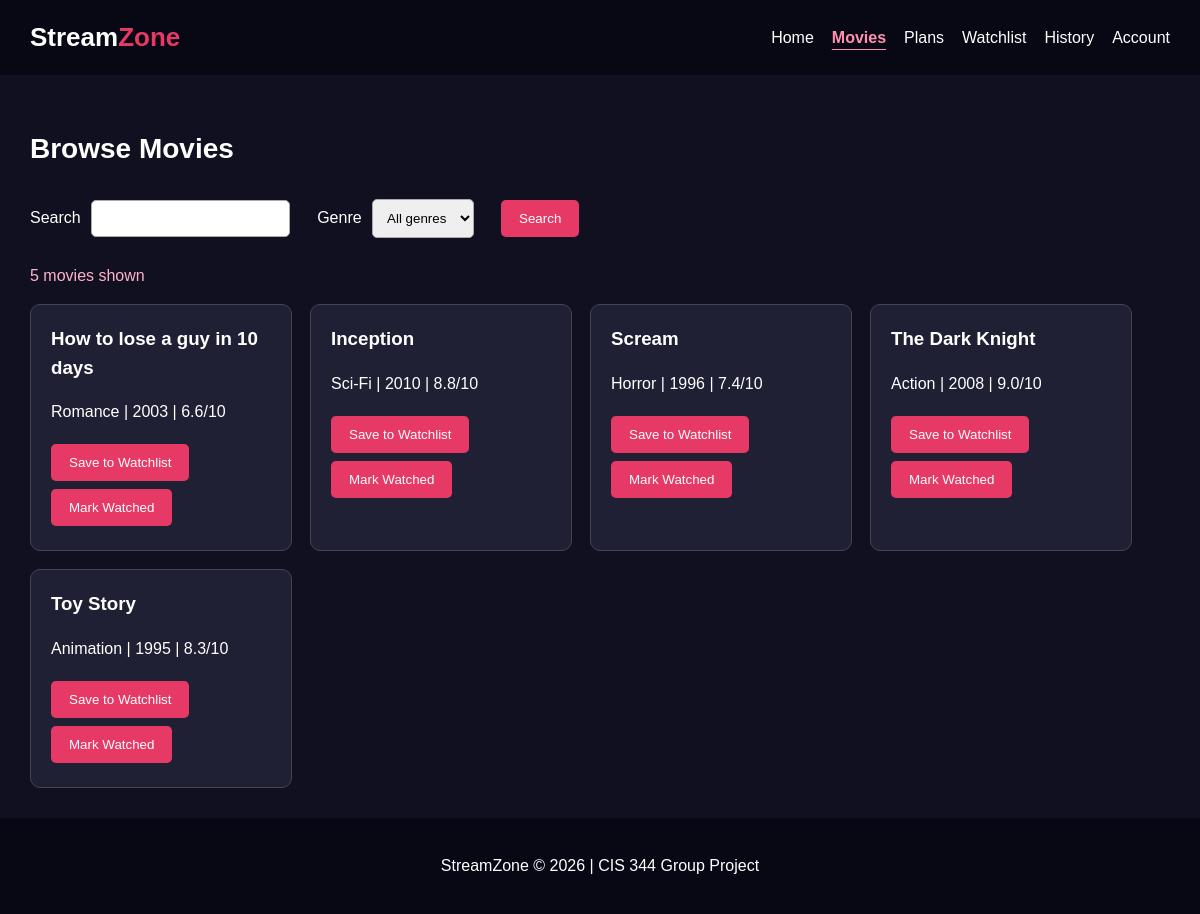
The app's page /movies.php with its own data.
### tables this page shows
CREATE TABLE movies (
 movie_id INT AUTO_INCREMENT PRIMARY KEY,
 title VARCHAR(100) NOT NULL,
 genre VARCHAR(50) NOT NULL,
 release_year INT NOT NULL,
 rating DECIMAL(3,1) NOT NULL
);

### movies.php (the view, shortened to what this page needs)
<?php
$pageTitle='Movies'; require __DIR__.'/includes/header.php'; $message='';
$search=trim($_GET['search'] ?? ''); $genre=trim($_GET['genre'] ?? '');
$sql='SELECT movie_id,title,genre,release_year,rating FROM movies WHERE title LIKE ?'; $params=['%'.$search.'%'];
$sql.=' ORDER BY title'; $s=$pdo->prepare($sql); $s->execute($params); $movies=$s->fetchAll();
?>
<section><h2>Browse Movies</h2><?php if($message): ?><p class="message"><?= e($message) ?></p><?php endif; ?>
<form method="get" class="search-area"><label>Search <input name="search" value="<?= e($search) ?>"></label><label>Genre <select name="genre"><option value="">All genres</option></select></label><button>Search</button></form><p id="liveSearchStatus" aria-live="polite"></p>
<div class="movie-list" id="movieList"><?php foreach($movies as $movie): ?><div class="movie-card" data-title="<?= e($movie['title']) ?>" data-genre="<?= e($movie['genre']) ?>"><h3><?= e($movie['title']) ?></h3><p><?= e($movie['genre']) ?> | <?= (int)$movie['release_year'] ?> | <?= e($movie['rating']) ?>/10</p>
<form method="post"><button name="action" value="save">Save to Watchlist</button> <button name="action" value="watched">Mark Watched</button></form></div><?php endforeach; ?></div></section>
<?php require __DIR__.'/includes/footer.php'; ?>

### header.php (shortened to what this page needs)
<?php
function e($value) { return htmlspecialchars((string)$value, ENT_QUOTES, 'UTF-8'); }
$page = basename($_SERVER['SCRIPT_NAME']);
?>
<!DOCTYPE html><html lang="en"><head><link rel="stylesheet" href="style.css"></head><body>
<header><h1><a class="brand" href="index.php">Stream<span>Zone</span></a></h1><nav aria-label="Main navigation">
<?php foreach (['index.php'=>'Home','movies.php'=>'Movies','plans.php'=>'Plans','watchlist.php'=>'Watchlist','history.php'=>'History','account.php'=>'Account'] as $file=>$name): ?>
<a href="<?= e($file) ?>" <?= $page === $file ? 'aria-current="page"' : '' ?>><?= e($name) ?></a>
<?php endforeach; ?></nav></header><main>

### footer.php
</main><footer><p>StreamZone &copy; 2026 | CIS 344 Group Project</p></footer><script src="script.js" defer></script></body></html>

### style.css (style rules this page uses)
body { margin: 0; background-color: #101020; color: white; font-family: Arial, sans-serif; line-height: 1.5; }
header { background-color: #080815; padding: 18px 30px; display: flex; justify-content: space-between; align-items: center; flex-wrap: wrap; }
header h1 { margin: 0; font-size: 26px; }
header span { color: #e63965; }
nav a { color: white; text-decoration: none; margin-left: 18px; }
section { padding: 30px; }
h2 { font-size: 28px; }
.main-link, button { background-color: #e63965; color: white; padding: 11px 18px; border: none; border-radius: 5px; text-decoration: none; cursor: pointer; display: inline-block; }
.search-area { margin-bottom: 20px; }
.search-area input, .search-area select { margin: 6px 15px 6px 6px; }
.movie-list { display: flex; flex-wrap: wrap; gap: 18px; }
.movie-card { background-color: #202035; border: 1px solid #444455; border-radius: 10px; padding: 20px; width: 220px; }
.movie-card h3 { margin-top: 0; }
input, select { padding: 10px; border: 1px solid #aaa; border-radius: 5px; font-family: Arial, sans-serif; }
footer { text-align: center; padding: 20px; background-color: #080815; }
.movie-card button { margin: 4px 6px 4px 0; }
.brand { color:inherit;text-decoration:none }
nav { display:flex;gap:18px;flex-wrap:wrap }
nav a { margin-left:0 }
nav a[aria-current="page"] { color:#ff91ae;font-weight:bold;text-decoration:underline;text-underline-offset:6px }
main { min-height:65vh }
.movie-card form button { margin: 4px 3px 4px 0; }
.search-area label { display:inline-block; margin-right: 12px; }
#liveSearchStatus { color: #ffb3cb; min-height: 1.5em; }

### records on screen
movies: title "How to lose a guy in 10 days", genre "Romance", release_year "2003", rating "6.6"
movies: title "Inception", genre "Sci-Fi", release_year "2010", rating "8.8"
movies: title "Scream", genre "Horror", release_year "1996", rating "7.4"
movies: title "The Dark Knight", genre "Action", release_year "2008", rating "9.0"
movies: title "Toy Story", genre "Animation", release_year "1995", rating "8.3"

### other values on screen
$name "Home"
$name "Movies"
$name "Plans"
$name "Watchlist"
$name "History"
$name "Account"
